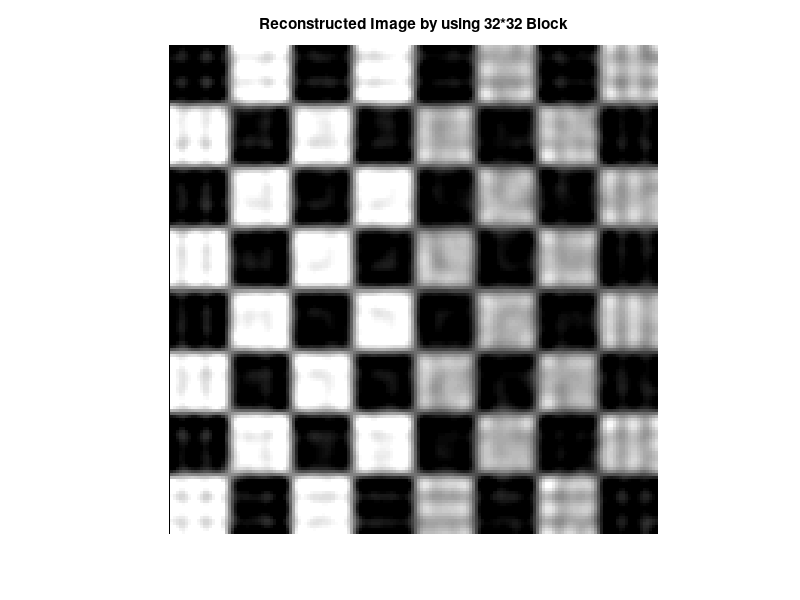

Source code (MATLAB):
clear variables;
close all;

fid=fopen('datafile_1.txt','r');
i=1;
%data1=zeros(90,1);
data=zeros(160,160);
if fid>0
    while(i<91)
    data1=textscan(fid,'%d8',40);
    data1=cell2mat(data1);
    data(i,1:length(data1))=data1';
    i=i+1;
    end
end
fclose(fid);
y2=idct2(data);
imshow(y2);
title("Reconstructed Image by using 32*32 Block");